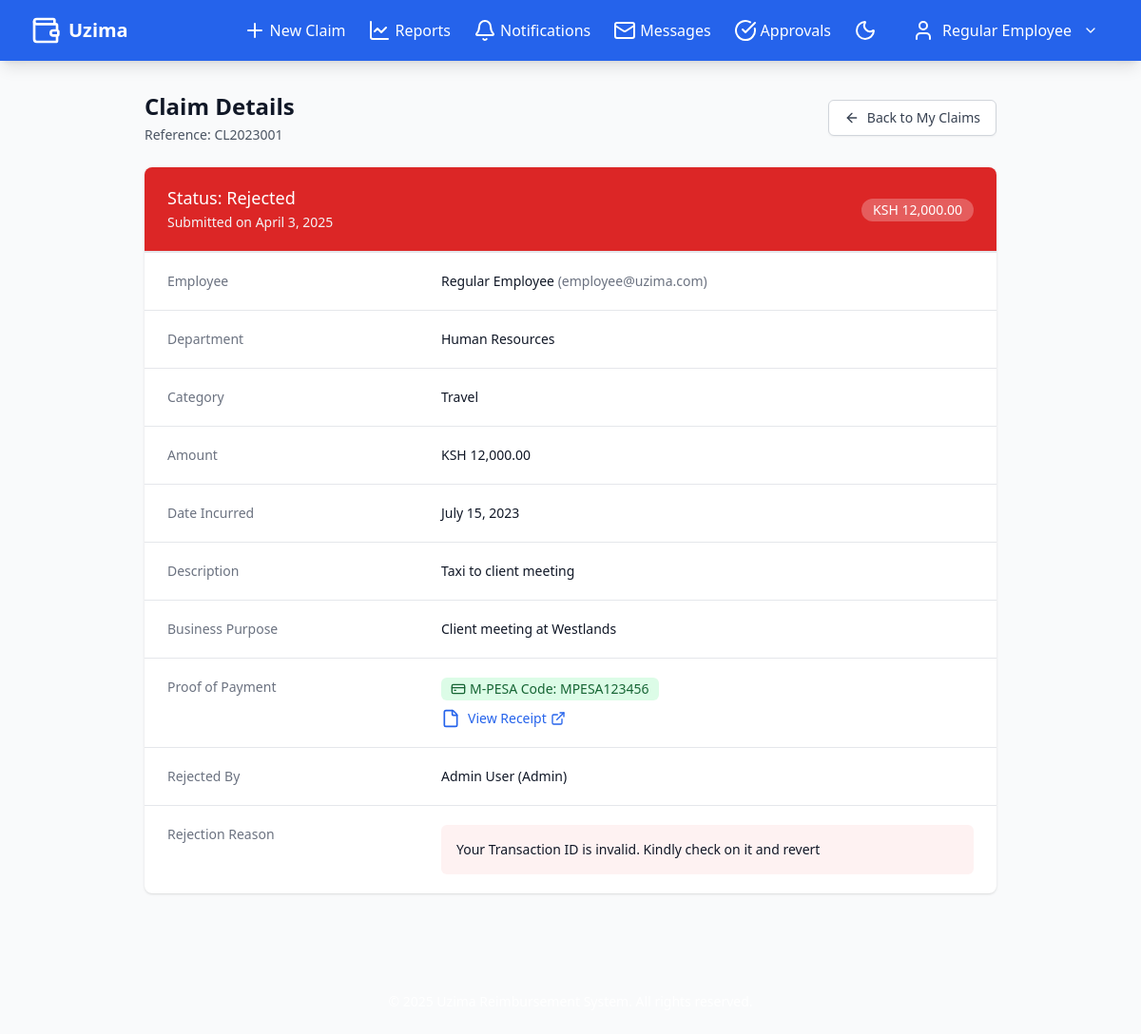
The page /view_claim.php?id=1 (signed in) on the database its author committed.
### tables this page shows
CREATE TABLE claims (
                claimID INTEGER PRIMARY KEY AUTOINCREMENT,
                reference_number TEXT UNIQUE,
                userID INTEGER NOT NULL,
                department_id INTEGER,
                category_id INTEGER,
                amount NUMERIC NOT NULL,
                currency TEXT DEFAULT 'USD',
                description TEXT NOT NULL,
                purpose TEXT,
                incurred_date TEXT NOT NULL,
                receipt_path TEXT,
                additional_documents TEXT,
                status TEXT NOT NULL DEFAULT 'Draft',
                submission_date TIMESTAMP DEFAULT CURRENT_TIMESTAMP,
                last_updated TIMESTAMP DEFAULT CURRENT_TIMESTAMP,
                approval_date TEXT,
                payment_date TEXT,
                payment_reference TEXT,
                approverID INTEGER,
                reviewer_id INTEGER,
                rejection_reason TEXT,
                notes TEXT
            , mpesa_code VARCHAR(30), project_id INTEGER, billable_to_client INTEGER DEFAULT 0);

CREATE TABLE users (
                userID INTEGER PRIMARY KEY AUTOINCREMENT,
                employeeID TEXT UNIQUE,
                fullName TEXT NOT NULL,
                email TEXT NOT NULL UNIQUE,
                password TEXT NOT NULL,
                department_id INTEGER,
                position TEXT,
                role TEXT NOT NULL DEFAULT 'Employee',
                hire_date TEXT,
                contact_number TEXT,
                profile_image TEXT DEFAULT 'assets/images/default_profile.png',
                total_reimbursement NUMERIC DEFAULT 0.00,
                budget_limit NUMERIC DEFAULT NULL,
                is_active INTEGER DEFAULT 1,
                last_login TEXT,
                created_at TIMESTAMP DEFAULT CURRENT_TIMESTAMP,
                updated_at TIMESTAMP DEFAULT CURRENT_TIMESTAMP
            );

CREATE TABLE departments (
                department_id INTEGER PRIMARY KEY AUTOINCREMENT,
                department_name TEXT NOT NULL,
                department_code TEXT NOT NULL UNIQUE,
                manager_id INTEGER,
                budget_allocation NUMERIC DEFAULT 0.00,
                budget_remaining NUMERIC DEFAULT 0.00,
                fiscal_year_start TEXT,
                fiscal_year_end TEXT,
                created_at TIMESTAMP DEFAULT CURRENT_TIMESTAMP,
                updated_at TIMESTAMP DEFAULT CURRENT_TIMESTAMP
            );

CREATE TABLE expense_categories (
                category_id INTEGER PRIMARY KEY AUTOINCREMENT,
                category_name TEXT NOT NULL,
                category_code TEXT NOT NULL UNIQUE,
                description TEXT,
                max_amount NUMERIC DEFAULT NULL,
                requires_approval_over NUMERIC DEFAULT NULL,
                receipt_required INTEGER DEFAULT 1,
                is_active INTEGER DEFAULT 1,
                gl_account TEXT,
                created_at TIMESTAMP DEFAULT CURRENT_TIMESTAMP,
                updated_at TIMESTAMP DEFAULT CURRENT_TIMESTAMP
            );

### view_claim.php (the view, shortened to what this page needs)
<?php
require 'config.php';
$claim = null;
$category = null;
$department = null;
$employee = null;
$approver = null;
$claimID = isset($_GET['id']) ? (int)$_GET['id'] : 0;
try {
    if ($_SESSION['role'] === 'Employee') {
        $stmt = $pdo->prepare("SELECT * FROM claims WHERE claimID = ? AND userID = ?");
        $stmt->execute([$claimID, $_SESSION['user_id']]);
    } else {
        $stmt = $pdo->prepare("SELECT * FROM claims WHERE claimID = ?");
        $stmt->execute([$claimID]);
    }
    $claim = $stmt->fetch();
    $stmt = $pdo->prepare("SELECT * FROM expense_categories WHERE category_id = ?");
    $stmt->execute([$claim['category_id']]);
    $category = $stmt->fetch();
    $stmt = $pdo->prepare("SELECT * FROM departments WHERE department_id = ?");
    $stmt->execute([$claim['department_id']]);
    $department = $stmt->fetch();
    $stmt = $pdo->prepare("SELECT * FROM users WHERE userID = ?");
    $stmt->execute([$claim['userID']]);
    $employee = $stmt->fetch();
    if ($claim['approverID']) {
        $stmt = $pdo->prepare("SELECT * FROM users WHERE userID = ?");
        $stmt->execute([$claim['approverID']]);
        $approver = $stmt->fetch();
    }
} catch (Exception $e) {
    $error = $e->getMessage();
}
include 'includes/header.php';
?>
<div class="max-w-4xl mx-auto">
    <div class="mb-6 flex items-center justify-between">
        <div>
            <h1 class="text-2xl font-bold text-gray-900 dark:text-white">Claim Details</h1>
            <p class="mt-1 text-sm text-gray-600 dark:text-gray-400">
                Reference: <?= htmlspecialchars($claim['reference_number'] ?? 'N/A') ?>
            </p>
        </div>
        <div>
            <a href="<?= $_SESSION['role'] === 'Employee' ? 'view_claims.php' : 'approvals.php' ?>" class="inline-flex items-center px-4 py-2 border border-gray-300 dark:border-gray-600 shadow-sm text-sm font-medium rounded-md text-gray-700 dark:text-gray-300 bg-white dark:bg-gray-700 hover:bg-gray-50 dark:hover:bg-gray-600">
                <i data-lucide="arrow-left" class="h-4 w-4 mr-2"></i>
                Back to <?= $_SESSION['role'] === 'Employee' ? 'My Claims' : 'Approvals' ?>
            </a>
        </div>
    </div>
    <?php if ($claim): ?>
        <div class="bg-white dark:bg-gray-800 shadow overflow-hidden sm:rounded-lg">
            <div class="px-4 py-5 sm:px-6 border-b border-gray-200 dark:border-gray-700 <?= getStatusBannerClass($claim['status']) ?>">
                <div class="flex items-center justify-between">
                    <div>
                        <h3 class="text-lg leading-6 font-medium text-white">
                            Status: <?= $claim['status'] ?>
                        </h3>
                        <p class="mt-1 max-w-2xl text-sm text-gray-100">
                            Submitted on <?= date('F j, Y', strtotime($claim['submission_date'])) ?>
                        </p>
                    </div>
                    <div>
                        <span class="inline-flex items-center px-3 py-0.5 rounded-full text-sm font-medium bg-white bg-opacity-25 text-white">
                            KSH <?= number_format($claim['amount'], 2) ?>
                        </span>
                    </div>
                </div>
            </div>
            <div class="border-t border-gray-200 dark:border-gray-700 px-4 py-5 sm:p-0">
                <dl class="sm:divide-y sm:divide-gray-200 sm:dark:divide-gray-700">
                    <div class="py-4 sm:py-5 sm:grid sm:grid-cols-3 sm:gap-4 sm:px-6">
                        <dt class="text-sm font-medium text-gray-500 dark:text-gray-400">Employee</dt>
                        <dd class="mt-1 text-sm text-gray-900 dark:text-white sm:mt-0 sm:col-span-2">
                            <?= htmlspecialchars($employee['fullName'] ?? 'N/A') ?>
                            <?php if ($employee): ?>
                                <span class="text-gray-500 dark:text-gray-400">(<?= htmlspecialchars($employee['email']) ?>)</span>
                            <?php endif; ?>
                        </dd>
                    </div>
                    <div class="py-4 sm:py-5 sm:grid sm:grid-cols-3 sm:gap-4 sm:px-6">
                        <dt class="text-sm font-medium text-gray-500 dark:text-gray-400">Department</dt>
                        <dd class="mt-1 text-sm text-gray-900 dark:text-white sm:mt-0 sm:col-span-2">
                            <?= htmlspecialchars($department['department_name'] ?? 'N/A') ?>
                        </dd>
                    </div>
                    <div class="py-4 sm:py-5 sm:grid sm:grid-cols-3 sm:gap-4 sm:px-6">
                        <dt class="text-sm font-medium text-gray-500 dark:text-gray-400">Category</dt>
                        <dd class="mt-1 text-sm text-gray-900 dark:text-white sm:mt-0 sm:col-span-2">
                            <?= htmlspecialchars($category['category_name'] ?? 'N/A') ?>
                        </dd>
                    </div>
                    <div class="py-4 sm:py-5 sm:grid sm:grid-cols-3 sm:gap-4 sm:px-6">
                        <dt class="text-sm font-medium text-gray-500 dark:text-gray-400">Amount</dt>
                        <dd class="mt-1 text-sm text-gray-900 dark:text-white sm:mt-0 sm:col-span-2">
                            <span class="font-medium">KSH <?= number_format($claim['amount'], 2) ?></span>
                        </dd>
                    </div>
                    <div class="py-4 sm:py-5 sm:grid sm:grid-cols-3 sm:gap-4 sm:px-6">
                        <dt class="text-sm font-medium text-gray-500 dark:text-gray-400">Date Incurred</dt>
                        <dd class="mt-1 text-sm text-gray-900 dark:text-white sm:mt-0 sm:col-span-2">
                            <?= date('F j, Y', strtotime($claim['incurred_date'])) ?>
                        </dd>
                    </div>
                    <div class="py-4 sm:py-5 sm:grid sm:grid-cols-3 sm:gap-4 sm:px-6">
                        <dt class="text-sm font-medium text-gray-500 dark:text-gray-400">Description</dt>
                        <dd class="mt-1 text-sm text-gray-900 dark:text-white sm:mt-0 sm:col-span-2">
                            <?= nl2br(htmlspecialchars($claim['description'])) ?>
                        </dd>
                    </div>
                    <?php if (!empty($claim['purpose'])): ?>
                    <div class="py-4 sm:py-5 sm:grid sm:grid-cols-3 sm:gap-4 sm:px-6">
                        <dt class="text-sm font-medium text-gray-500 dark:text-gray-400">Business Purpose</dt>
                        <dd class="mt-1 text-sm text-gray-900 dark:text-white sm:mt-0 sm:col-span-2">
                            <?= htmlspecialchars($claim['purpose']) ?>
                        </dd>
                    </div>
                    <?php endif; ?>
                    <div class="py-4 sm:py-5 sm:grid sm:grid-cols-3 sm:gap-4 sm:px-6">
                        <dt class="text-sm font-medium text-gray-500 dark:text-gray-400">Proof of Payment</dt>
                        <dd class="mt-1 text-sm text-gray-900 dark:text-white sm:mt-0 sm:col-span-2">
                            <?php if (!empty($claim['receipt_path']) || !empty($claim['mpesa_code'])): ?>
                                <?php if (!empty($claim['mpesa_code'])): ?>
                                <div class="mb-2">
                                    <span class="inline-flex items-center px-2.5 py-0.5 rounded-md text-sm font-medium bg-green-100 text-green-800 dark:bg-green-700 dark:text-green-100">
                                        <i data-lucide="credit-card" class="h-4 w-4 mr-1"></i>
                                        M-PESA Code: <?= htmlspecialchars($claim['mpesa_code']) ?>
                                    </span>
                                </div>
                                <?php endif; ?>
                                <?php if (!empty($claim['receipt_path'])): ?>
                                <div class="flex items-center">
                                    <a href="<?= htmlspecialchars($claim['receipt_path']) ?>" target="_blank" class="font-medium text-blue-600 dark:text-blue-400 hover:underline inline-flex items-center">
                                        <i data-lucide="file" class="h-5 w-5 mr-2"></i>
                                        View Receipt
                                        <i data-lucide="external-link" class="h-4 w-4 ml-1"></i>
                                    </a>
                                </div>
                                <?php endif; ?>
                            <?php endif; ?>
                        </dd>
                    </div>
                    <?php if (in_array($claim['status'], ['Approved', 'Rejected', 'Paid']) && $approver): ?>
                    <div class="py-4 sm:py-5 sm:grid sm:grid-cols-3 sm:gap-4 sm:px-6">
                        <dt class="text-sm font-medium text-gray-500 dark:text-gray-400">
                            <?= $claim['status'] === 'Rejected' ? 'Rejected' : 'Approved' ?> By
                        </dt>
                        <dd class="mt-1 text-sm text-gray-900 dark:text-white sm:mt-0 sm:col-span-2">
                            <?= htmlspecialchars($approver['fullName']) ?> (<?= htmlspecialchars($approver['role']) ?>)
                        </dd>
                    </div>
                    <?php endif; ?>
                    <?php if ($claim['status'] === 'Rejected' && !empty($claim['rejection_reason'])): ?>
                    <div class="py-4 sm:py-5 sm:grid sm:grid-cols-3 sm:gap-4 sm:px-6">
                        <dt class="text-sm font-medium text-gray-500 dark:text-gray-400">Rejection Reason</dt>
                        <dd class="mt-1 text-sm text-gray-900 dark:text-white sm:mt-0 sm:col-span-2">
                            <div class="rounded-md bg-red-50 dark:bg-red-900/30 p-4">
                                <?= nl2br(htmlspecialchars($claim['rejection_reason'])) ?>
                            </div>
                        </dd>
                    </div>
                    <?php endif; ?>
                </dl>
            </div>
        </div>
    <?php endif; ?>
</div>
<?php
function getStatusBannerClass($status) {
    switch ($status) {
        case 'Rejected':
            return 'bg-red-600';
    }
}
?>
<?php include 'includes/footer.php'; ?>

### rows shown on the page
claims: reference_number "CL2023001", status "Rejected", submission_date "April 3, 2025", amount "12,000.00", incurred_date "July 15, 2023", description "Taxi to client meeting", purpose "Client meeting at Westlands", mpesa_code "MPESA123456", rejection_reason "Your Transaction ID is invalid. Kindly check on it and revert"
users: fullName "Regular Employee", email "employee@uzima.com"
departments: department_name "Human Resources"
expense_categories: category_name "Travel"
users: fullName "Admin User", role "Admin"

### other values the page prints
$_SESSION['fullName'] "Regular Employee"
